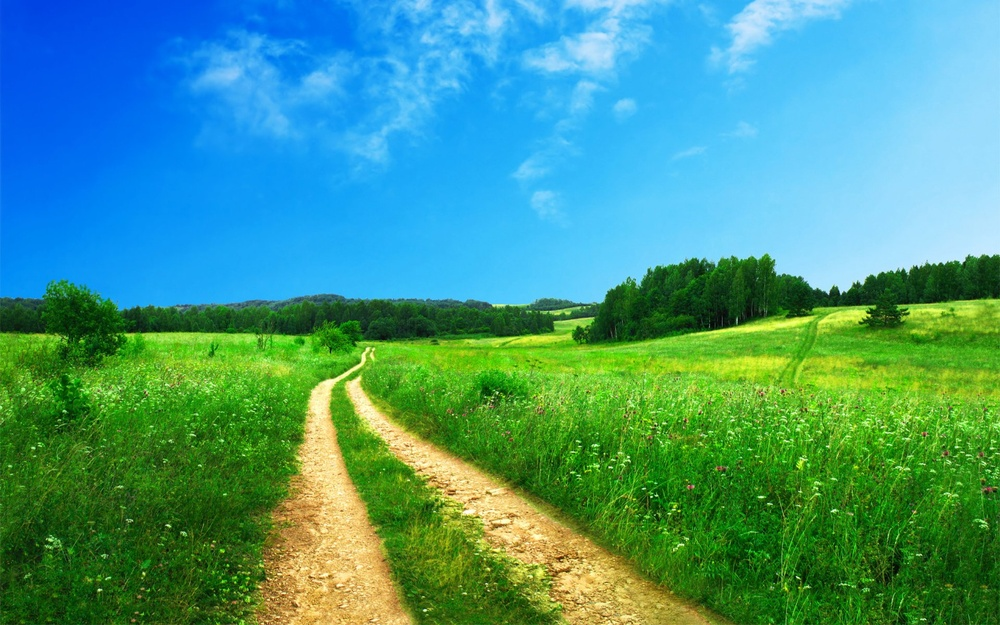
#> input picture paisagem.jpg, 1000 x 625 px, shrunk from 1920 x 1200 before the run
$ python grayScale.py
#> lines starting #> are read from the running program, lines starting #| are printed output that depends on the picture
import cv2 as cv


def showImage(img):
    cv.imshow("Display", img)
    k = cv.waitKey(0)
    if k == ord("s"):
        cv.imwrite("saída.png", img)

if(__name__ == "__main__"):
    img = cv.imread("paisagem.jpg", cv.IMREAD_COLOR)
#> img is the input picture: shape (625, 1000, 3); mean B, G, R 131.2, 151.6, 70.3

    height, width, chanels = img.shape
#> height = 625; width = 1000; chanels = 3

    for x in range(0, height):
        for y in range(0, width):
            ton = (img.item((x,y,0)) + img.item((x,y,1)) + img.item((x,y,2)))/3

            img.itemset((x,y,0),ton)
            #green
            img.itemset((x,y,1),ton)
            #red
            img.itemset((x,y,2),ton)
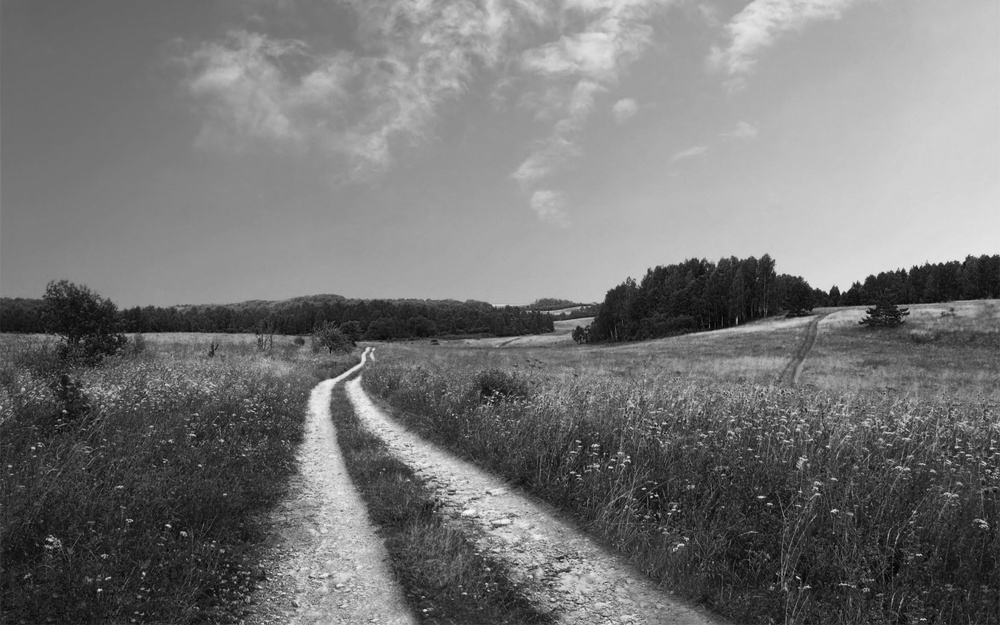
#> img: shape (625, 1000, 3); min 1, max 248, mean 117.3
    #showImage(img)
    cv.imwrite("saida.png", img)
